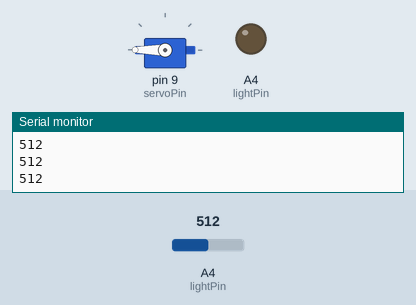
Recording of a sketch running on a simulated Arduino Uno, built with avr-gcc and run on an emulated ATmega328P. On the bench: servo, output pins drawn as LEDs (lit = HIGH), the last lines printed to the serial monitor. The test bench sets the inputs (shaded band); at power-on: A4 (lightPin) = 512.

Above: at 1.2 s.
1.3 s: A4 (lightPin) set to 0
At 2.5 s:
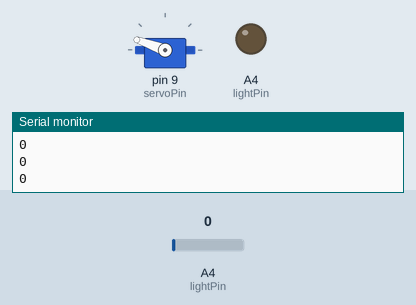
3.2 s: A4 (lightPin) set to 306
At 4.5 s:
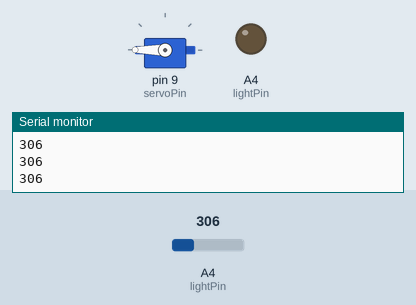
Timing chart, 0 to 6.2 s (numbered marks = the images above; inputs shaded):
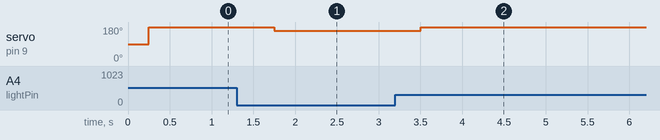

The sketch:

servodiode.ino
```cpp
#include <Servo.h>

int lightVal;
int lightPin = A4;
int servoPin = 9;


int wt = 250;
int angle;
Servo myServo;
void setup() {
  // put your setup code here, to run once:

     Serial.begin(9600);

     pinMode(lightPin, INPUT);
     pinMode(lightPin, OUTPUT);
     myServo.attach(servoPin);
}

void loop() {
  // put your main code here, to run repeatedly:

    lightVal = analogRead(lightPin);
    Serial.println(lightVal);
    delay(wt);

    angle = 10* (lightVal + 10) + 60;


    myServo.write(angle);

}
```

Measured:
- after the input at 1.3 s, servo on pin 9 (servoPin): 180° → 160° after 0.45 s
- after the input at 3.2 s, servo on pin 9 (servoPin): 160° → 180° after 0.30 s
